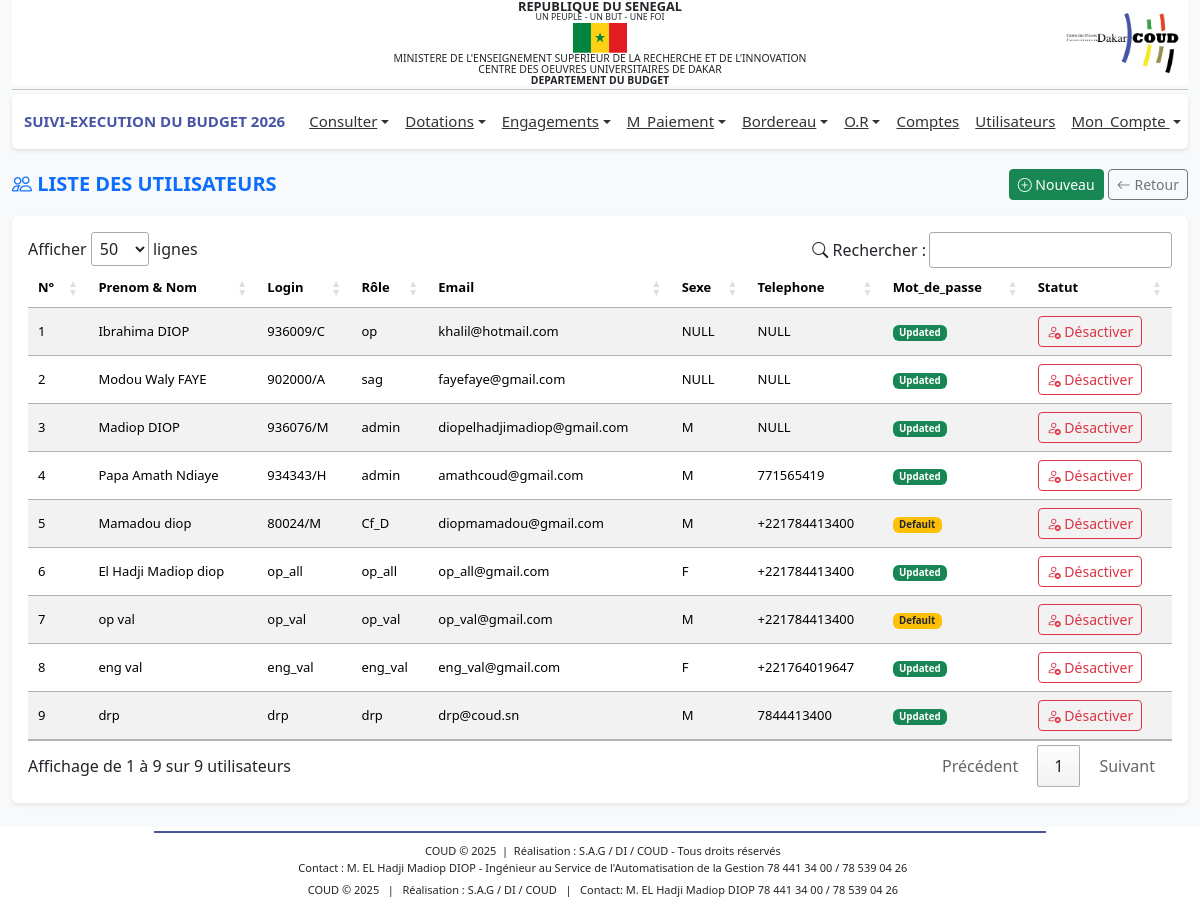
Page /profiles/dba/liste_users.php (signed in) on the earlier database version.
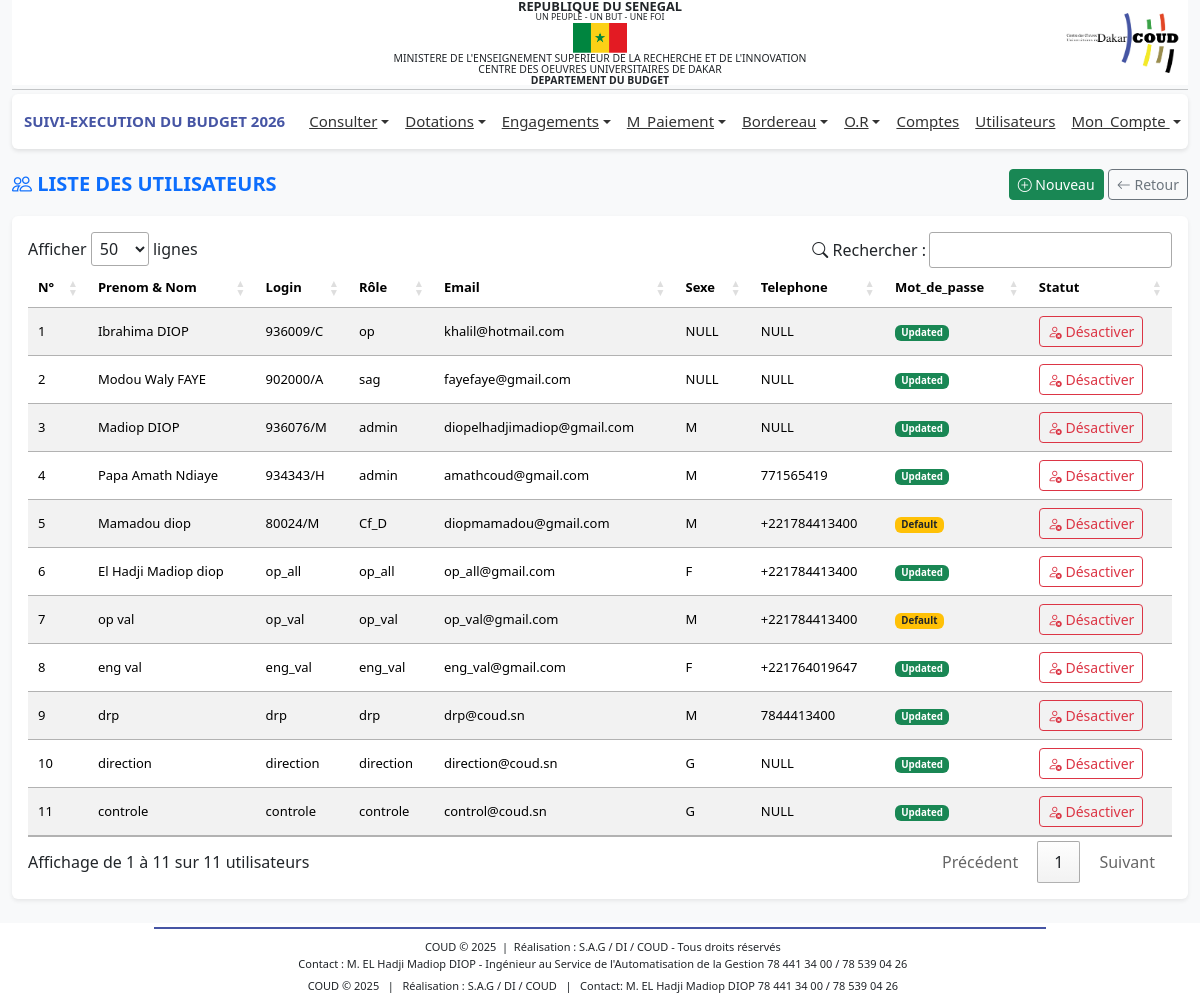
Same page on the later database version.
### tables this page shows
CREATE TABLE IF NOT EXISTS `bud_users` (
  `idUser` int NOT NULL AUTO_INCREMENT,
  `nom` varchar(100) DEFAULT NULL,
  `log` varchar(100) DEFAULT NULL,
  `mdp` varchar(255) DEFAULT NULL,
  `email` varchar(100) DEFAULT NULL,
  `priv` varchar(100) DEFAULT NULL,
  `telephone` varchar(20) DEFAULT NULL,
  `sexe` varchar(15) DEFAULT NULL,
  `type_mdp` varchar(50) DEFAULT NULL,
  `statut` tinyint(1) NOT NULL DEFAULT '1',
  `date_sys` date NOT NULL,
  `an` varchar(10) DEFAULT NULL,
  PRIMARY KEY (`idUser`),
  UNIQUE KEY `log` (`log`),
  UNIQUE KEY `email` (`email`)
);

### includes/fonctions.php (called while the page is built, shortened)
<?php
function connexionBD()
{
    $connexion = mysqli_connect('localhost', 'root', '', 'budget_db_2024') or
        die('Serveur inaccessible. Merci de reessayer plus tard.');
    return $connexion;
}
$connexion = connexionBD();
function getAllUsers()
{
    global $connexion;
    $query = 'SELECT * FROM `bud_users` ORDER BY date_sys DESC';
    $result = $connexion->query($query);
    if ($result->num_rows > 0) {
        return $result->fetch_all(MYSQLI_ASSOC);
    } else {
        return [];
    }
}
?>

### profiles/dba/liste_users.php (the view, shortened to what this page needs)
<?php include '../../includes/fonctions.php';?>
<?php include '../../includes/header.php';?>
<link rel="stylesheet" href="https://cdn.datatables.net/1.13.6/css/jquery.dataTables.min.css">
<link rel="stylesheet" href="https://cdn.jsdelivr.net/npm/bootstrap-icons@1.11.3/font/bootstrap-icons.css">
<main class="container-fluid mt-3">
    <div class="d-flex justify-content-between align-items-center mb-3">
        <h5 class="text-primary fw-bold mb-0">
            <i class="bi bi-people"></i> LISTE DES UTILISATEURS
        </h5>
        <div>
            <a href="add_user.php" class="btn btn-success btn-sm">
                <i class="bi bi-plus-circle"></i> Nouveau
            </a>
            <a href="javascript:history.back()" class="btn btn-outline-secondary btn-sm">
                <i class="bi bi-arrow-left"></i> Retour
            </a>
        </div>
    </div>
    <div class="card shadow-sm border-0">
        <div class="card-body">
            <table id="tableUsers" class="table table-striped table-hover align-middle">
                <thead class="custom-header">
                    <tr>
                        <th>N°</th>
                        <th>Prenom & Nom</th>
                        <th>Login</th>
                        <th>Rôle</th>
                        <th>Email</th>
                        <th>Sexe</th>
                        <th>Telephone</th>
                        <th>Mot_de_passe</th>
                        <th>Statut</th>
                    </tr>
                </thead>
                <tbody>
                    <?php
                    $users = getAllUsers();
                    $n = 1;
                    ?>
                    <?php if (!empty($users)) : ?>
                    <?php foreach ($users as $user) : ?>
                    <tr>
                        <td><?= $n ?></td>
                        <td><?= htmlspecialchars($user['nom']) ?></td>
                        <td><?= htmlspecialchars($user['log']) ?></td>
                        <td><?= htmlspecialchars($user['priv']) ?></td>
                        <td><?= htmlspecialchars($user['email']) ?></td>
                        <td><?= htmlspecialchars($user['sexe']??"NULL") ?></td>
                        <td><?= htmlspecialchars($user['telephone']??"NULL") ?></td>
                        <td>
                            <span
                                class="badge <?= ($user['type_mdp'] == 'updated') ? 'bg-success' : 'bg-warning text-dark'; ?>">
                                <?= ucfirst(htmlspecialchars($user['type_mdp'])) ?>
                            </span>
                        </td>
                        <td>
                            <a href="?toggle_id=<?= $user['idUser'] ?>"
                                class="btn btn-sm <?= ($user['statut']) ? 'btn-outline-danger' : 'btn-outline-success' ?>"
                                onclick="return confirm('Confirmer cette action ?')">
                                <i class="bi <?= ($user['statut']) ? 'bi-person-x' : 'bi-person-check' ?>"></i>
                                <?= ($user['statut']) ? 'Désactiver' : 'Activer' ?>
                            </a>
                        </td>
                    </tr>
                    <?php $n++; ?>
                    <?php endforeach; ?>
                    <?php endif; ?>
                </tbody>
            </table>
        </div>
    </div>
</main>
<?php include '../../includes/footer.php';?>
<link rel="stylesheet" href="https://cdn.datatables.net/buttons/2.4.2/css/buttons.dataTables.min.css">

### includes/header.php (shortened to what this page needs)
<!DOCTYPE html>
<html lang="fr">
<head>
    <link href="https://cdn.jsdelivr.net/npm/bootstrap@5.3.8/dist/css/bootstrap.min.css" rel="stylesheet"
>
</head>
<body>
    <div class="container-fluid mb-1">
        <div class="bg-white header-clean position-relative py-0">
            <img src="/BUDGET/assets/images/logo-du-coud.jpg" alt="Logo"
                class="position-absolute top-50 end-0 translate-middle-y me-2 header-logo-right">
            <div class="text-center px-0">
                <a href="http://localhost/BUDGET/shared/accueil" class="text-decoration-none text-dark d-block">
                    <p class="header-title">
                    </p>
                    <p class="header-motto mb-0">
                        UN PEUPLE - UN BUT - UNE FOI
                    </p>
                    <img src="/BUDGET/assets/images/senegal.png" alt="Logo" class="header-flag">
                    <p class="header-text">
                        MINISTERE DE L'ENSEIGNEMENT SUPERIEUR DE LA RECHERCHE ET DE L'INNOVATION
                    </p>
                    <p class="header-text">
                        CENTRE DES OEUVRES UNIVERSITAIRES DE DAKAR
                    </p>
                    <p class="header-text fw-semibold">
                        DEPARTEMENT DU BUDGET
                    </p>
                </a>
            </div>
        </div>
        <hr class="mt-1 mb-1">
        <?php if (isset($_SESSION['user'])): ?>
        <nav class="navbar navbar-expand-lg  bg-white">
            <div class="container-fluid ml-0">
                <strong class="navbar-brand" href="#" style="font-size:15px;font-weigth:bold;">SUIVI-EXECUTION DU BUDGET
                    <?php echo htmlspecialchars($_SESSION['an']); ?></strong>
                <div class="collapse navbar-collapse justify-content-end" id="navbarNavAltMarkup">
                    <ul class="navbar-nav">
                        <?php if ($_SESSION['priv'] == 'Cs_pb' || $_SESSION['priv'] == 'admin' || $_SESSION['priv'] == 'Cf_D'): ?>
                        <li class="nav-item dropdown">
                            <a class="nav-link active dropdown-toggle" href="#" role="button" data-bs-toggle="dropdown"
                                aria-expanded="false">Consulter</a>
                        </li>
                        <?php endif; ?>
                        <?php if ($_SESSION['priv'] == 'Cs_pb' || $_SESSION['priv'] == 'admin' || $_SESSION['priv'] == 'Cf_D'): ?>
                        <li class="nav-item dropdown">
                            <a class="nav-link active dropdown-toggle" href="#" role="button" data-bs-toggle="dropdown"
                                aria-expanded="false">Dotations</a>
                        </li>
                        <?php endif; ?>
                        <?php if ($_SESSION['priv'] == 'Cs_pb' || $_SESSION['priv'] == 'admin' || $_SESSION['priv'] == 'Cf_D' || $_SESSION['priv'] == 'eng_add' || $_SESSION['priv'] == 'eng_all' || $_SESSION['priv'] == 'eng_val'): ?>
                        <li class="nav-item dropdown">
                            <a class="nav-link active dropdown-toggle" href="#" role="button" data-bs-toggle="dropdown"
                                aria-expanded="false">Engagements</a>
                        </li>
                        <?php endif; ?>
                        <?php if ($_SESSION['priv'] == 'Cs_pb' || $_SESSION['priv'] == 'admin' || $_SESSION['priv'] == 'Cf_D' || $_SESSION['priv'] == 'op_add' || $_SESSION['priv'] == 'op_all' || $_SESSION['priv'] == 'op_val'): ?>
                        <li class="nav-item dropdown">
                            <a class="nav-link active dropdown-toggle" href="#" role="button" data-bs-toggle="dropdown"
                                aria-expanded="false">M_Paiement</a>
                        </li>
                        <?php endif; ?>
                        <?php if ($_SESSION['priv'] == 'personnel' || $_SESSION['priv'] == 'admin' || $_SESSION['priv'] == 'personnel'): ?>
                        <li class="nav-item dropdown">
                            <a class="nav-link active dropdown-toggle" href="#" role="button" data-bs-toggle="dropdown"
                                aria-expanded="false">Bordereau</a>
                        </li>
                        <?php endif; ?>
                        <?php if ($_SESSION['priv'] == 'admin' || $_SESSION['priv'] == 'Cf_D' || $_SESSION['priv'] == 'or_add' || $_SESSION['priv'] == 'or_all' || $_SESSION['priv'] == 'or_val'): ?>
                        <li class="nav-item dropdown">
                            <a class="nav-link active dropdown-toggle" href="#" role="button" data-bs-toggle="dropdown"
                                aria-expanded="false">O.R</a>
                        </li>
                        <?php endif; ?>
                        <?php if ($_SESSION['priv'] == 'admin' || $_SESSION['priv'] == 'Cf_D' || $_SESSION['priv'] == 'Cs_pb'): ?>
                        <li class="nav-item">
                            <a class="nav-link active"
                                href="http://localhost/BUDGET/profiles/dba/liste_compte">Comptes</a>
                        </li>
                        <?php endif; ?>
                        <?php if ($_SESSION['priv'] == 'Cf_D' || $_SESSION['priv'] == 'admin'): ?>
                        <li class="nav-item">
                            <a class="nav-link active"
                                href="http://localhost/BUDGET/profiles/dba/liste_users">Utilisateurs</a>
                        </li>
                        <?php endif; ?>
                        <li class="nav-item dropdown">
                            <a class="nav-link active dropdown-toggle" href="#" role="button" data-bs-toggle="dropdown">
                                Mon_Compte
                            </a>
                        </li>
                    </ul>
                </div>
            </div>
        </nav>
        <?php endif; ?>
    </div>
</body>

### includes/footer.php (shortened to what this page needs)
</body>
<footer class="bg-white text-dark py-1 mt-4">
    <div class="container text-center">
        <div style="border-top: 2px solid #4655a4; width: 80%; margin: 0 auto 10px;"></div>
        <p class="mb-0" style="font-size: 11px; font-weight: 500;">
            &nbsp; COUD &copy; 2025 &nbsp;|&nbsp; Réalisation : S.A.G / DI / COUD - Tous droits réservés
        </p>
        <p class="mb-0" style="font-size: 11px;">
            &nbsp; Contact : M. EL Hadji Madiop DIOP - Ingénieur au Service de l'Automatisation de la Gestion
            78 441 34 00 / 78 539 04 26
        </p>
        <div class="overflow-hidden mt-0" style="height:25px;">
            <div class="d-inline-block"
                style="white-space: nowrap;font-size:11px; animation: scrollText 15s linear infinite;">
                &nbsp; COUD &copy; 2025 &nbsp;&nbsp;|&nbsp;&nbsp; Réalisation : S.A.G / DI / COUD
                &nbsp;&nbsp;|&nbsp;&nbsp; Contact: M. EL Hadji Madiop DIOP 78 441 34 00 / 78 539 04 26
            </div>
        </div>
    </div>
</footer>
</html>

### includes/header.php (style rules this page uses)
body { font-family: 'Segoe UI', Tahoma, sans-serif; background-color: #f8f9fa; margin: 0; display: flex; flex-direction: column; min-height: 100vh; }
main { flex: 1; }
.navbar { background-color: #ffffff; border-radius: 6px; box-shadow: 0 2px 4px rgba(0, 0, 0, 0.1); }
.navbar a { text-decoration: underline; font-size: 15px; }
.navbar-brand { font-size: 16px; font-weight: 600; color: #4655a4 !important; }
.nav-link { font-size: 14px; color: #333 !important; }
.header-clean p { margin: 0 !important; padding: 0 !important; }
.header-title { font-size: clamp(0.65rem, 1.2vw, 0.8rem); font-weight: 600; }
.header-motto { font-size: clamp(0.45rem, 1vw, 0.55rem); }
.header-text { font-size: clamp(0.5rem, 1.1vw, 0.65rem); }
.header-flag { height: clamp(20px, 3vw, 30px); }
.header-logo-right { height: clamp(30px, 6vw, 60px); }
.header-clean p { margin: 0 !important; padding: 0 !important; line-height: 1.05; }
.header-clean a { display: flex; flex-direction: column; align-items: center; gap: 2px; }

### profiles/dba/liste_users.php (style rules this page uses)
.custom-header { background-color: #4655a4; color: #fff; }
#tableUsers th, #tableUsers td { text-align: left !important; vertical-align: middle; font-size: 13px !important; }

Differences in the rows shown:
added bud_users: nom "direction", log "direction", priv "direction", email "direction@coud.sn", sexe "G", telephone "NULL", type_mdp "Updated", statut 1 (drawn)
added bud_users: nom "controle", log "controle", priv "controle", email "control@coud.sn", sexe "G", telephone "NULL", type_mdp "Updated", statut 1 (drawn)
Other differences:
text written by a page script: "Afficher lignes Rechercher : Affichage de 1 à 9 sur 9 utilisateurs Précédent 1 Suivant" → "Afficher lignes Rechercher : Affichage de 1 à 11 sur 11 utilisateurs Précédent 1 Suivant"
